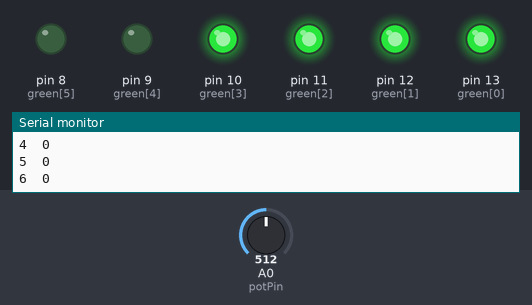
A sketch run on a simulated Arduino Uno, built with avr-gcc and run on an emulated ATmega328P. Shown: output pins drawn as LEDs (lit = HIGH), the last lines printed to the serial monitor. Inputs (shaded band) come from the test bench; at power-on: A0 (potPin) = 512. The local clock reads 2024-03-15 10:24:30 at power-on unless the sketch sets it.

Above: at 1.8 s.
1.9 s: A0 (potPin) set to 587
3.4 s: A0 (potPin) set to 609
At 4.6 s:
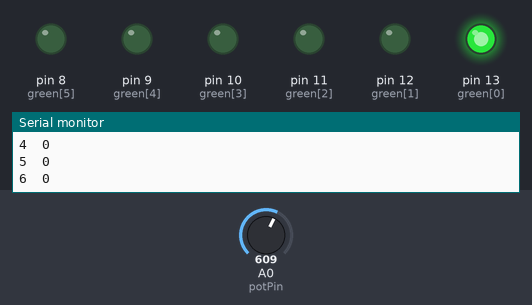
7.5 s: A0 (potPin) set to 590
At 8.0 s:
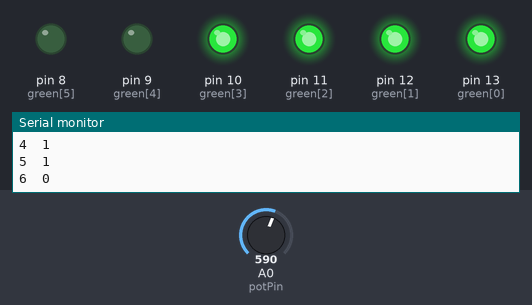
9.0 s: A0 (potPin) set to 610
At 9.9 s:
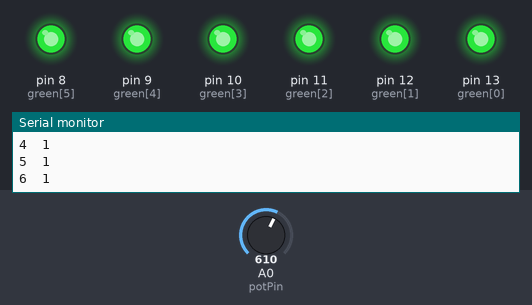
12.6 s: A0 (potPin) set to 511
At 13.4 s:
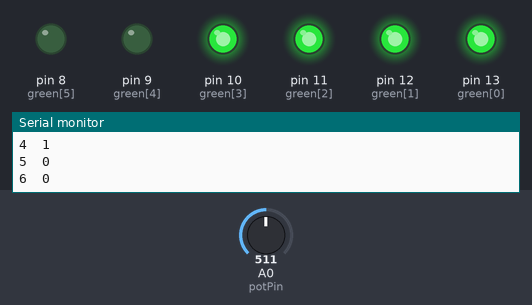
14.1 s: A0 (potPin) set to 716
At 18.0 s:
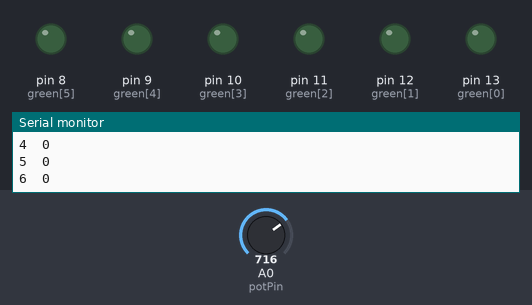
Timing chart, 0 to 19.2 s (numbered marks = the images above; inputs shaded):
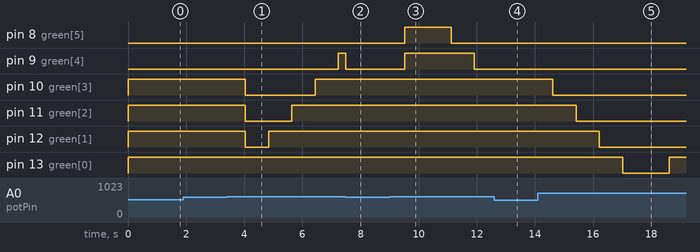

Measured:
- the behaviour switches between 600 and 601 on A0 (potPin) (found by bisection; images 0 and 1)
- after the input at 3.4 s, pin 9 (green[4]): LOW → HIGH after 3.8 s; pin 10 (green[3]): HIGH → LOW after 0.64 s, → HIGH 2.4 s later; pin 11 (green[2]): HIGH → LOW after 0.64 s, → HIGH 1.6 s later; pin 12 (green[1]): HIGH → LOW after 0.64 s, → HIGH 0.80 s later
- after the input at 7.5 s, pin 8 (green[5]): stays LOW (without the input it goes to HIGH after 0.54 s); pin 9 (green[4]): HIGH → LOW at once
- after the input at 9.0 s, pin 8 (green[5]): LOW → HIGH after 0.52 s, → LOW 1.6 s later; pin 9 (green[4]): LOW → HIGH after 0.52 s, → LOW 2.4 s later
- after the input at 12.6 s, pin 10 (green[3]): stays HIGH (without the input it goes to LOW after 0.12 s); pin 11 (green[2]): stays HIGH (without the input it goes to LOW after 0.92 s)
- after the input at 14.1 s, pin 10 (green[3]): HIGH → LOW after 0.52 s; pin 11 (green[2]): HIGH → LOW after 1.3 s; pin 12 (green[1]): HIGH → LOW after 2.1 s; pin 13 (green[0]): HIGH → LOW after 2.9 s, → HIGH 1.6 s later

The sketch:

sun_battery.ino
```cpp
#include <DS3231.h> // Copyright (C)2015 Rinky-Dink Electronics, Henning Karlsen. All right reserved
// web: http://www.RinkyDinkElectronics.com/


DS3231  rtc(SDA, SCL);


int green[6] = {13, 12, 11, 10, 9, 8};
int pinCount = 6;
int ledFade[6];
int i;
int caseState = 0;
int modeState = 0;
int interval = 800;
int potPin = 0;
int potVal;
boolean reverse = false;
unsigned long prevTime;
Time t;
void setup() {
  for (int thisPin = 0; thisPin < pinCount; thisPin++) {
    pinMode(green[thisPin], OUTPUT);
  }
  Serial.begin(9600);
  rtc.begin();
  //rtc.setDOW(SUNDAY);     // Set Day-of-Week to SUNDAY
  //rtc.setTime(14, 2, 20);     // Set the time to 12:00:00 (24hr format)
  //rtc.setDate(2, 7, 2016);   // Set the date to January 1st, 2014
}

void loop() {
  long currentTime = millis();
  potVal = analogRead(potPin);

  if (potVal > 600) {
    modeState = 1;
  } else {
    modeState = 0;
  }

  switch (modeState) {
    case 0:
      reset();
      timeClock();
      break;

    case 1:
      demoMode();
      break;
  }
}
```

demo.ino
```cpp
void demoMode() {
  long currentTime = millis();
  if (currentTime - prevTime >= interval) {
    switch (caseState) {
      case 0:
        if (reverse == false) {
          if (ledFade[i] == 0) {
            ledFade[i] = 1;
          } else {
            ledFade[i] = 0;
          }
          i++;
          if (i == 6) {
            caseState = 1;
            reverse = true;
          }
        }
        break;
      case 1:

        if (i == 6 && reverse == true) {
          ledFade[i] = 1;
        } else {
          ledFade[i] = 0;
        }
        i--;

        if (ledFade[0] == 0) {
          caseState = 0;
          reverse = false;
        }
        break;
    }
    prevTime = currentTime;
    Serial.println(potVal);
    Serial.println(caseState);
    Serial.println(currentTime);
    for (int n = 0; n < pinCount; n++) {
      Serial.print(n + 1);
      Serial.print("\t");
      Serial.println(ledFade[n]);
    }
  }

  for (int n = 0; n < pinCount; n++) {
    digitalWrite(green[n], ledFade[n]);
  }
}

void reset() {
  for (int n = 0; n < pinCount; n++) {
    digitalWrite(green[n], LOW);
  }
  reverse == false;
}
```

timeClock.ino
```cpp
void timeClock() {

  t = rtc.getTime();

  //display battery level
  if (t.hour >= 7) digitalWrite(green[0], HIGH);
  if (t.hour >= 8) digitalWrite(green[1], HIGH);
  if (t.hour >= 9) digitalWrite(green[2], HIGH);
  if (t.hour >= 10) digitalWrite(green[3], HIGH);
  if (t.hour >= 11) digitalWrite(green[4], HIGH);
  if (t.hour >= 12) digitalWrite(green[5], HIGH);
  if (t.hour >= 13) digitalWrite(green[5], LOW);
  if (t.hour >= 14) digitalWrite(green[4], LOW);
  if (t.hour >= 15) digitalWrite(green[3], LOW);
  if (t.hour >= 16) digitalWrite(green[2], LOW);
  if (t.hour >= 17) digitalWrite(green[1], LOW);
  if (t.hour >= 18) digitalWrite(green[0], LOW);


  // Send Day-of-Week
  Serial.print(rtc.getDOWStr());
  Serial.print(" ");

  // Send date
  Serial.print(rtc.getDateStr());
  Serial.print(" -- ");

  // Send time
  Serial.println(rtc.getTimeStr());

  //DS3231_Serial_Hard example
  Serial.println(t.hour);

for (int n = 0; n < pinCount; n++) {
      Serial.print(n + 1);
      Serial.print("\t");
      Serial.println(ledFade[n]);
    }

  // Wait one second before repeating :)
  delay (1000);
}
```
